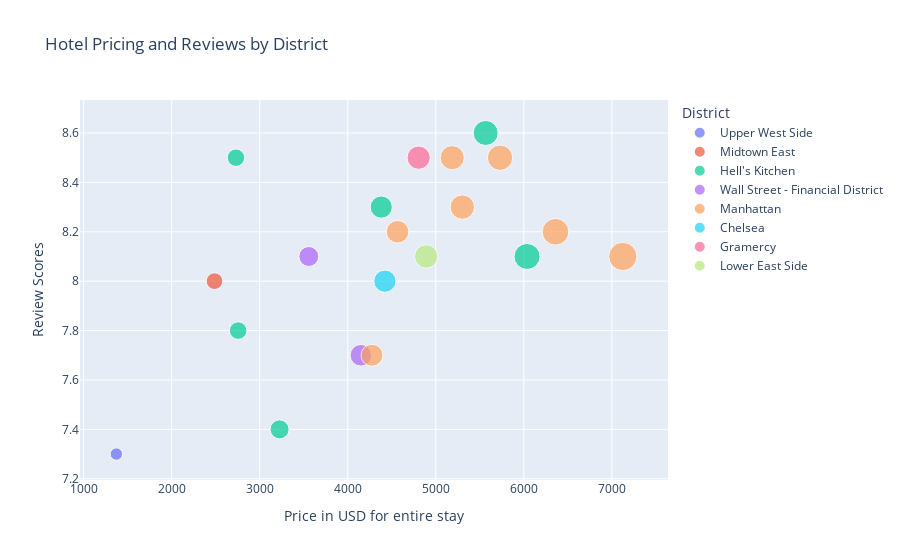

Source (notebook cell):
### Code cell
hotel_pricing_plot = px.scatter(
    hotels_df,
    x= hotels_df['min_total_price'],
    y = hotels_df['review_score'],
    color = hotels_df['district'],
    size = hotels_df['min_total_price'], 
    labels=dict(review_score="Review Scores", district="District", min_total_price = "Price in USD for entire stay"),
    title="Hotel Pricing and Reviews by District" 
)

hotel_pricing_plot.update_traces(hovertemplate ='<b>Price</b>: $%{x:.2f} <br> <b>Score</b>: %{y}')

hotel_pricing_plot

### Figure 1 — Plotly figure (JSON) as saved in the notebook; plotly's stock layout.template omitted (floating-point values rounded to 4 significant figures)
{"data": [{"hovertemplate": "<b>Price</b>: $%{x:.2f} <br> <b>Score</b>: %{y}", "hovertext": ["West Side YMCA"], "legendgroup": "Upper West Side", "marker": {"color": "#636efa", "size": [1371.0], "sizemode": "area", "sizeref": 17.81, "symbol": "circle"}, "mode": "markers", "name": "Upper West Side", "orientation": "v", "showlegend": true, "type": "scatter", "x": [1371.0], "xaxis": "x", "y": [7.3], "yaxis": "y"}, {"hovertemplate": "<b>Price</b>: $%{x:.2f} <br> <b>Score</b>: %{y}", "hovertext": ["Pod 51"], "legendgroup": "Midtown East", "marker": {"color": "#EF553B", "size": [2486.0], "sizemode": "area", "sizeref": 17.81, "symbol": "circle"}, "mode": "markers", "name": "Midtown East", "orientation": "v", "showlegend": true, "type": "scatter", "x": [2486.0], "xaxis": "x", "y": [8], "yaxis": "y"}, {"hovertemplate": "<b>Price</b>: $%{x:.2f} <br> <b>Score</b>: %{y}", "hovertext": ["Pod Times Square", "The New Yorker, A Wyndham Hotel", "TBA Times Square", "The Belvedere Hotel", "Crowne Plaza HY36 Midtown Manhattan, an IHG Hotel", "Fairfield Inn & Suites by Marriott New York Midtown Manhattan/Penn Station"], "legendgroup": "Hell's Kitchen", "marker": {"color": "#00cc96", "size": [2730.0, 2755.0, 3225.0, 4380.0, 5567.0, 6037.0], "sizemode": "area", "sizeref": 17.81, "symbol": "circle"}, "mode": "markers", "name": "Hell's Kitchen", "orientation": "v", "showlegend": true, "type": "scatter", "x": [2730.0, 2755.0, 3225.0, 4380.0, 5567.0, 6037.0], "xaxis": "x", "y": [8.5, 7.8, 7.4, 8.3, 8.6, 8.1], "yaxis": "y"}, {"hovertemplate": "<b>Price</b>: $%{x:.2f} <br> <b>Score</b>: %{y}", "hovertext": ["Holiday Inn Manhattan Financial District, an IHG Hotel", "DoubleTree by Hilton New York Downtown"], "legendgroup": "Wall Street - Financial District", "marker": {"color": "#ab63fa", "size": [3557.0, 4149.0], "sizemode": "area", "sizeref": 17.81, "symbol": "circle"}, "mode": "markers", "name": "Wall Street - Financial District", "orientation": "v", "showlegend": true, "type": "scatter", "x": [3557.0, 4149.0], "xaxis": "x", "y": [8.1, 7.7], "yaxis": "y"}, {"hovertemplate": "<b>Price</b>: $%{x:.2f} <br> <b>Score</b>: %{y}", "hovertext": ["Hotel Edison Times Square", "MOXY NYC Times Square", "Room Mate Grace Boutique Hotel", "Hilton Garden Inn Times Square", "M Social Hotel Times Square New York", "Royalton New York", "Embassy Suites By Hilton New York Manhattan Times Square"], "legendgroup": "Manhattan", "marker": {"color": "#FFA15A", "size": [4275.0, 4566.0, 5186.0, 5302.0, 5730.0, 6360.0, 7124.0], "sizemode": "area", "sizeref": 17.81, "symbol": "circle"}, "mode": "markers", "name": "Manhattan", "orientation": "v", "showlegend": true, "type": "scatter", "x": [4275.0, 4566.0, 5186.0, 5302.0, 5730.0, 6360.0, 7124.0], "xaxis": "x", "y": [7.7, 8.2, 8.5, 8.3, 8.5, 8.2, 8.1], "yaxis": "y"}, {"hovertemplate": "<b>Price</b>: $%{x:.2f} <br> <b>Score</b>: %{y}", "hovertext": ["Hotel Hayden New York"], "legendgroup": "Chelsea", "marker": {"color": "#19d3f3", "size": [4422.0], "sizemode": "area", "sizeref": 17.81, "symbol": "circle"}, "mode": "markers", "name": "Chelsea", "orientation": "v", "showlegend": true, "type": "scatter", "x": [4422.0], "xaxis": "x", "y": [8], "yaxis": "y"}, {"hovertemplate": "<b>Price</b>: $%{x:.2f} <br> <b>Score</b>: %{y}", "hovertext": ["Freehand New York"], "legendgroup": "Gramercy", "marker": {"color": "#FF6692", "size": [4805.0], "sizemode": "area", "sizeref": 17.81, "symbol": "circle"}, "mode": "markers", "name": "Gramercy", "orientation": "v", "showlegend": true, "type": "scatter", "x": [4805.0], "xaxis": "x", "y": [8.5], "yaxis": "y"}, {"hovertemplate": "<b>Price</b>: $%{x:.2f} <br> <b>Score</b>: %{y}", "hovertext": ["Hotel Indigo Lower East Side, an IHG Hotel"], "legendgroup": "Lower East Side", "marker": {"color": "#B6E880", "size": [4891.0], "sizemode": "area", "sizeref": 17.81, "symbol": "circle"}, "mode": "markers", "name": "Lower East Side", "orientation": "v", "showlegend": true, "type": "scatter", "x": [4891.0], "xaxis": "x", "y": [8.1], "yaxis": "y"}], "layout": {"autosize": true, "legend": {"itemsizing": "constant", "title": {"text": "District"}, "tracegroupgap": 0}, "title": {"text": "Hotel Pricing and Reviews by District"}, "xaxis": {"anchor": "y", "autorange": true, "domain": [0, 1], "range": [987.3, 7578.0], "title": {"text": "Price in USD for entire stay"}, "type": "linear"}, "yaxis": {"anchor": "x", "autorange": true, "domain": [0, 1], "range": [7.18, 8.761], "title": {"text": "Review Scores"}, "type": "linear"}}}
